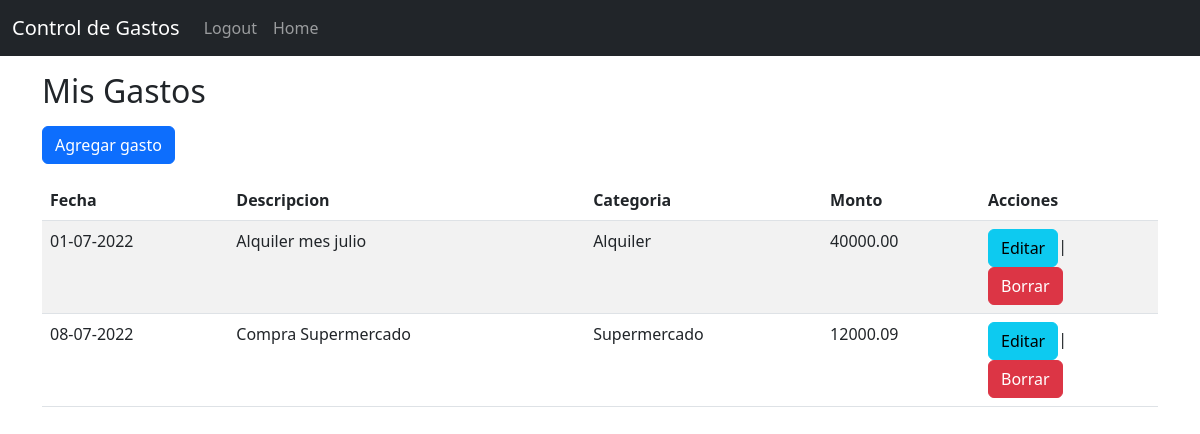
The app's page / (signed in) with its own data.
### website/models.py (models this page shows)
class Spent(db.Model):
    id = db.Column(db.Integer, primary_key=True)
    date = db.Column(db.DateTime(timezone=True), default=func.now())
    description = db.Column(db.String(10000))
    amount = db.Column(db.Numeric(precision=2, scale=None,
                       decimal_return_scale=None, asdecimal=True))
    user_id = db.Column(db.Integer, db.ForeignKey('user.id'), nullable=False)
    category_id = db.Column(db.Integer, db.ForeignKey(
        'category.id'), nullable=False)
    category = db.relationship('Category',
                               backref=db.backref('spents', lazy=True))

class Category(db.Model):
    id = db.Column(db.Integer, primary_key=True)
    description = db.Column(db.String(100))
    def __repr__(self):
        return self.description

### website/views.py (the view)
@views.route('/')
@login_required
def home():
    return render_template('home.html', user=current_user)

### website/__init__.py (called while the page is built)
def create_app():
    app = Flask(__name__)
    app.config['SECRET_KEY'] = getenv("SECRET_KEY")
    app.config['SQLALCHEMY_DATABASE_URI'] = f'sqlite:///{DB_NAME}'
    db.init_app(app)
    csrf.init_app(app)
    from .views import views
    from .auth import auth
    app.register_blueprint(views, url_prefix='/')
    app.register_blueprint(auth, url_prefix='/')
    from .models import User, Spent, Category
    login_manager = LoginManager()
    login_manager.login_view = 'auth.login'
    login_manager.init_app(app)
    @login_manager.user_loader
    def load_user(id):
        return User.query.get(int(id))
    create_database(app)
    return app

### website/templates/home.html (shortened to what this page needs)
{% extends "base.html" %}
{% block content %}
<h2 class="mb-3 mt-3">Mis Gastos</h2>
<a href="{{url_for('views.new')}}" class="btn btn-primary mb-3"
  >Agregar gasto</a
>
<table class="table table-striped">
  <thead>
    <tr>
      <th>Fecha</th>
      <th>Descripcion</th>
      <th>Categoria</th>
      <th>Monto</th>
      <th>Acciones</th>
    </tr>
  </thead>
  <tbody>
    {% for spent in current_user.spents %}
    <tr>
      <td>{{ spent.date.strftime("%d-%m-%Y") }}</td>
      <td>{{ spent.description }}</td>
      <td>{{ spent.category }}</td>
      <td>{{ '%.2f'|format(spent.amount) }}</td>
      <td>
        <a href="/edit/{{spent.id}}" class="btn btn-info">Editar</a>|
        <form action="{{url_for('views.delete', id=spent.id)}}" method="POST">
          <input
            type="submit"
            value="Borrar"
            onclick="return confirm('¿Seguro desea borrar esta entrada?')"
            class="btn btn-danger"
          />
        </form>
      </td>
    </tr>
    {% endfor %}
  </tbody>
</table>
{% endblock %}

### records on screen
Spent: date "01-07-2022", description "Alquiler mes julio", category "Alquiler", amount "40000.00"
Spent: date "08-07-2022", description "Compra Supermercado", category "Supermercado", amount "12000.09"
